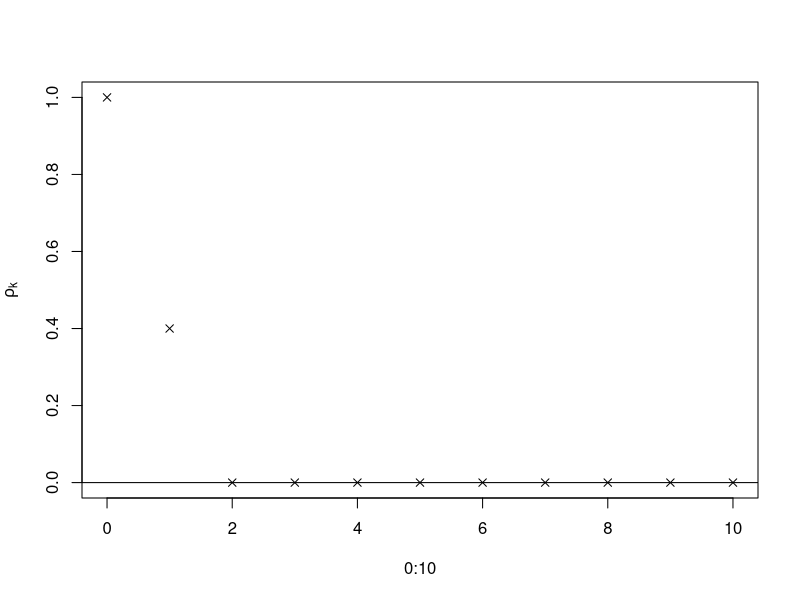
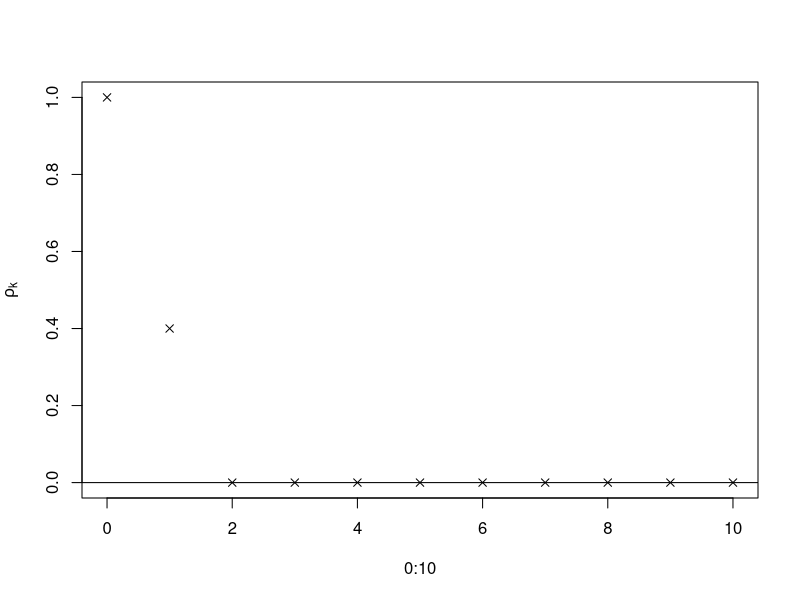
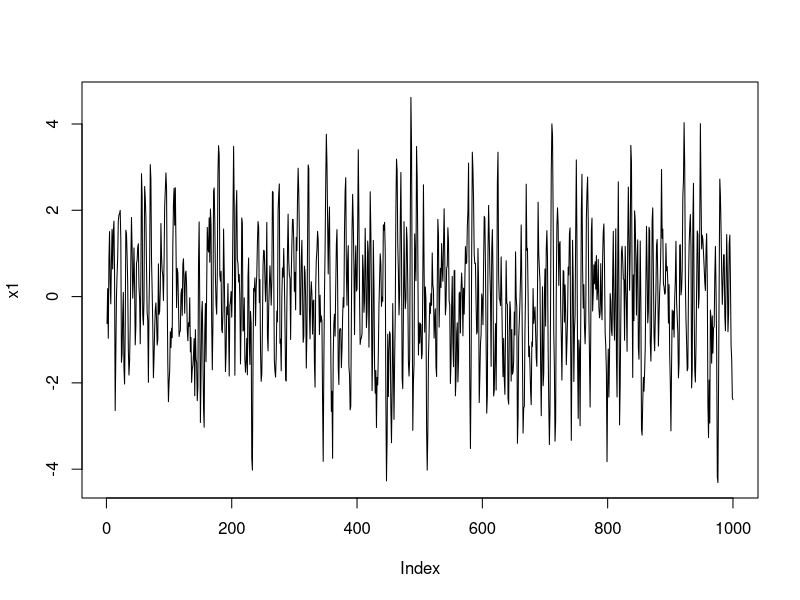
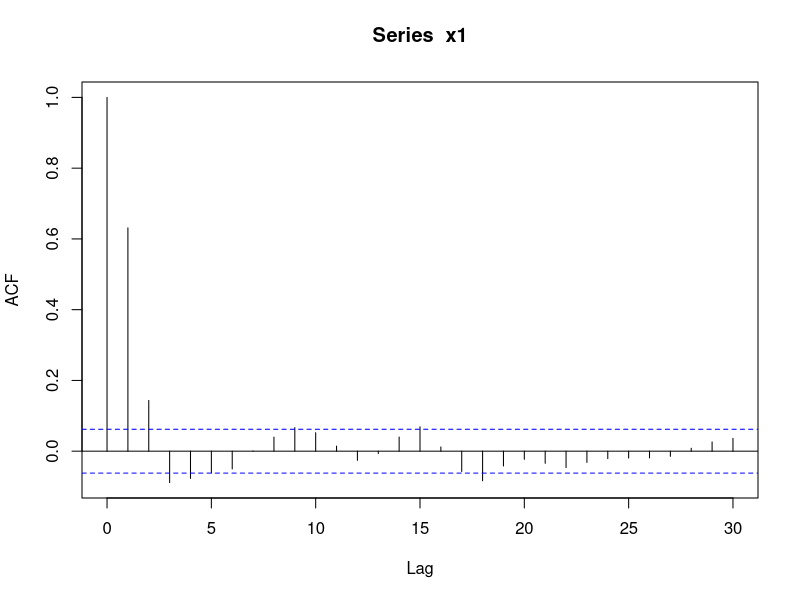
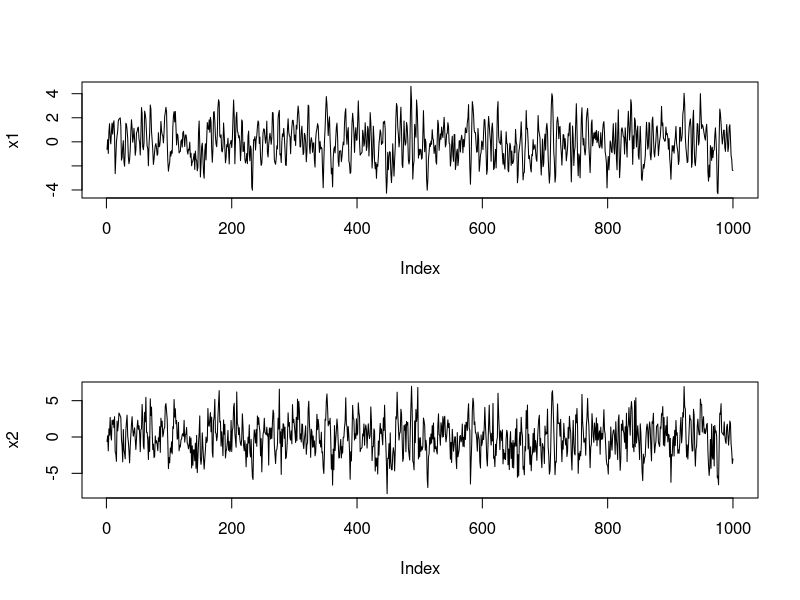
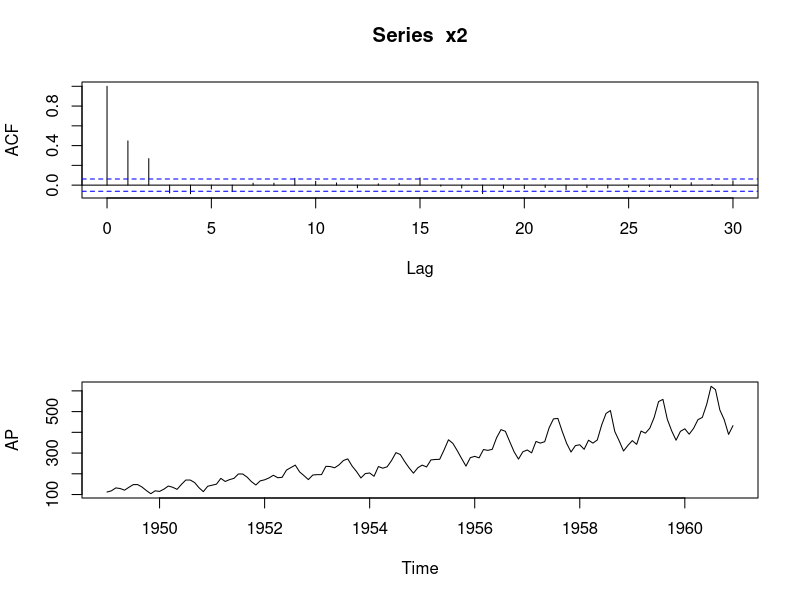
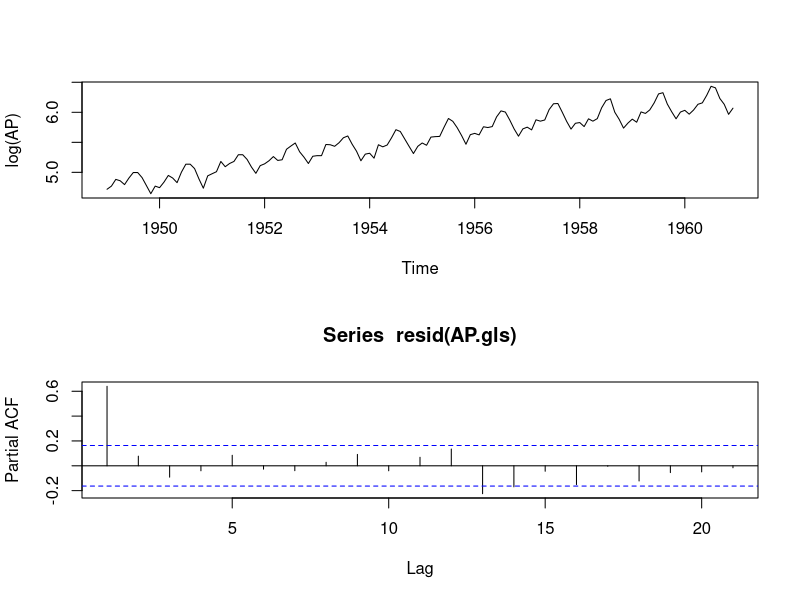
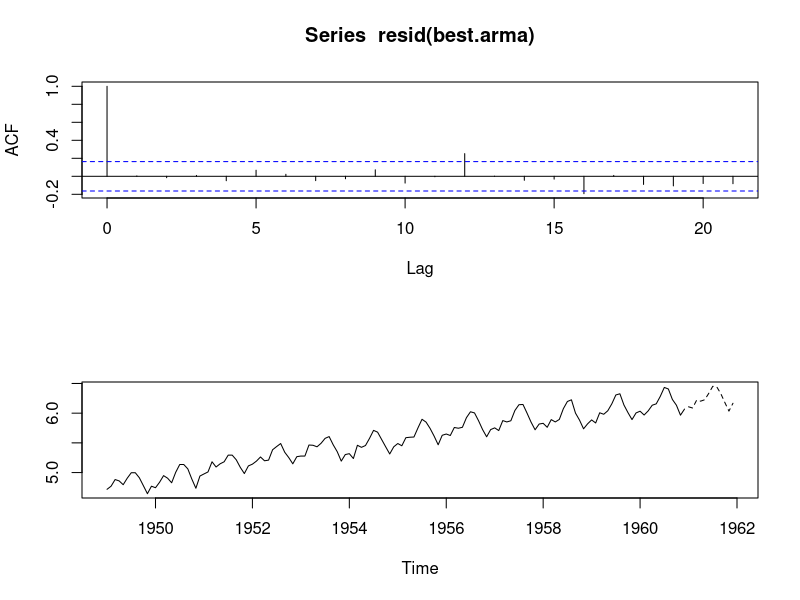

R code for these plots, in order:
# If the sample autocorrelation function of a time series appears to cut off
# after lag q (i.e., autocorrelations at lags higher than q are not significantly
# different from 0 and do not follow any clear patterns), then an MA(q)
# model might be suitable. An AR(p) model is indicated when the partial
# autocorrelation function cuts off after lag p. If there are no convincing
# cutoff points for either function, an ARMA model may provide the best
# fit.
rho <- function(k, beta) {
  q <- length(beta) - 1
  if (k > q) ACF <- 0 else {
    s1 <- 0; s2 <- 0
    for (i in 1:(q-k+1)) s1 <- s1 + beta[i] * beta[i+k]
    for (i in 1:(q+1)) s2 <- s2 + beta[i]^2
    ACF <- s1 / s2}
  ACF}
beta <- c(1, 0.5)
rho.k <- rep(1, 10)
for (k in 1:10) rho.k[k] <- rho(k, beta)
plot(0:10, c(1, rho.k), pch = 4, ylab = expression(rho[k]))
abline(0, 0)
beta <- c(1, 2)
rho.k <- rep(1, 10)
for (k in 1:10) rho.k[k] <- rho(k, beta)
plot(0:10, c(1, rho.k), pch = 4, ylab = expression(rho[k]))
abline(0, 0)
set.seed(1)
b <- c(1, 0.5)
x1 <- w <- rnorm(1000)
for (t in 3:1000) {
  for (j in 1:2) x1[t] <- x1[t] + b[j] * w[t - j]
}
plot(x1, type = "l")
acf(x1)
set.seed(1)
b <- c(1, 2)
x2 <- w <- rnorm(1000)
for (t in 3:1000) {
  for (j in 1:2) x2[t] <- x2[t] + b[j] * w[t - j]
}
layout(1:2)
plot(x1, type = "l")
plot(x2, type = "l")
acf(x2)
print(var(x1))
print(var(x2))



data(AirPassengers)
AP <- AirPassengers
plot(AP)
plot(log(AP))
SIN <- COS <- matrix(nr = length(AP), nc = 6)
for (i in 1:6) {
  SIN[, i] <- sin(2 * pi * i * time(AP))
  COS[, i] <- cos(2 * pi * i * time(AP))
}
TIME <- (time(AP) - mean(time(AP)))/sd(time(AP))
library(nlme)
AP.gls <- lm(log(AP) ~ TIME + I(TIME^2) + SIN[,1] + COS[,1] +
               SIN[,2] + COS[,2] + SIN[,3] + SIN[,4] + COS[,4] + SIN[,5])
coef(AP.gls)/sqrt(diag(vcov(AP.gls)))
pacf(resid(AP.gls))
# deriving the best ARMA order based on AIC
best.order <- c(0, 0, 0)
best.aic <- Inf
for (i in 0:2) for (j in 0:2) {fit.aic <- AIC(arima(resid(AP.gls), order = c(i, 0,j)))}
if (fit.aic < best.aic) {
  best.order <- c(i, 0, j)
  best.arma <- arima(resid(AP.gls), order = best.order)
  best.aic <- fit.aic
}
acf(resid(best.arma))
new.t <- time(ts(start = 1961, end = c(1961, 12), fr = 12))
TIME <- (new.t - mean(time(AP)))/sd(time(AP))
SIN <- COS <- matrix(nr = length(new.t), nc = 6)
for (i in 1:6) {
  COS[, i] <- cos(2 * pi * i * new.t)
  SIN[, i] <- sin(2 * pi * i * new.t)
}
SIN <- SIN[, -6]
new.dat <- data.frame(TIME = as.vector(TIME), SIN = SIN,
                      COS = COS)
AP.pred.ts <- exp(ts(predict(AP.gls, new.dat), st = 1961,
                     fr = 12)+ts(predict(best.arma, n.ahead = 12)$pred, st = 1961,
                                 fr = 12))
ts.plot(log(AP), log(AP.pred.ts), lty = 1:2)
ts.plot(AP, AP.pred.ts, lty = 1:2)


alpha <- 0.7
beta <- -0.5
rho <- function(k, alpha, beta)
{
  alpha^(k-1)*(alpha+beta)*(1+(alpha*beta))/(1+(alpha*beta)+beta^2)
}
rho.k <- rep(1, 20)
for (k in 1:20) rho.k[k] <- rho(k, alpha, beta)
plot(0:20, c(1, rho.k), pch = 4, ylab = expression(rho[k]))
abline(0, 0)
set.seed(1)
a <- 0.7
b <- -0.5
x <- w <- rnorm(100)
for (t in 2:100) {
  x[t] <- x[t] + a*x[t-1] + b * w[t-1]
}
plot(x, type = "l")
acf(x)
set.seed(1)
a <- 0.7
b <- -0.5
x <- w <- rnorm(1000)
for (t in 2:1000) {
  x[t] <- x[t] + a*x[t-1] + b * w[t-1]
}
plot(x, type = "l")
acf(x)



set.seed(1)
m <- rep(0, 100)
for (i in 1:100) m[i] <- mean(rnorm(20))
var(m)
set.seed(1)
m <- rep(0, 100)
for (i in 1:100)
{
  b <- 0.5
  x <- w <- rnorm(20)
  for (t in 2:20) x[t] <- x[t] + b * w[t - 1]
  m[i] <- mean(x)
}
var(m)
set.seed(1)
m <- rep(0, 100)
for (i in 1:100)
{
  b <- -0.5
  x <- w <- rnorm(20)
  for (t in 2:20) x[t] <- x[t] + b * w[t - 1]
  m[i] <- mean(x)
}
var(m)

set.seed(1)
b <- c(0.8, 0.6, 0.4)
x <- w <- rnorm(1000)
for (t in 4:1000) {
  for (j in 1:3) x[t] <- x[t] + b[j] * w[t - j]
}
plot(x, type = "l")
acf(x)
pacf(x)
x.ma <- arima(x, order = c(0, 0, 3))
x.ma$aic
x.ar <- ar(x, order.max = 3)
x.ar$aic
x.arma <- arima(x, order = c(1, 0, 1))
x.arma$aic

